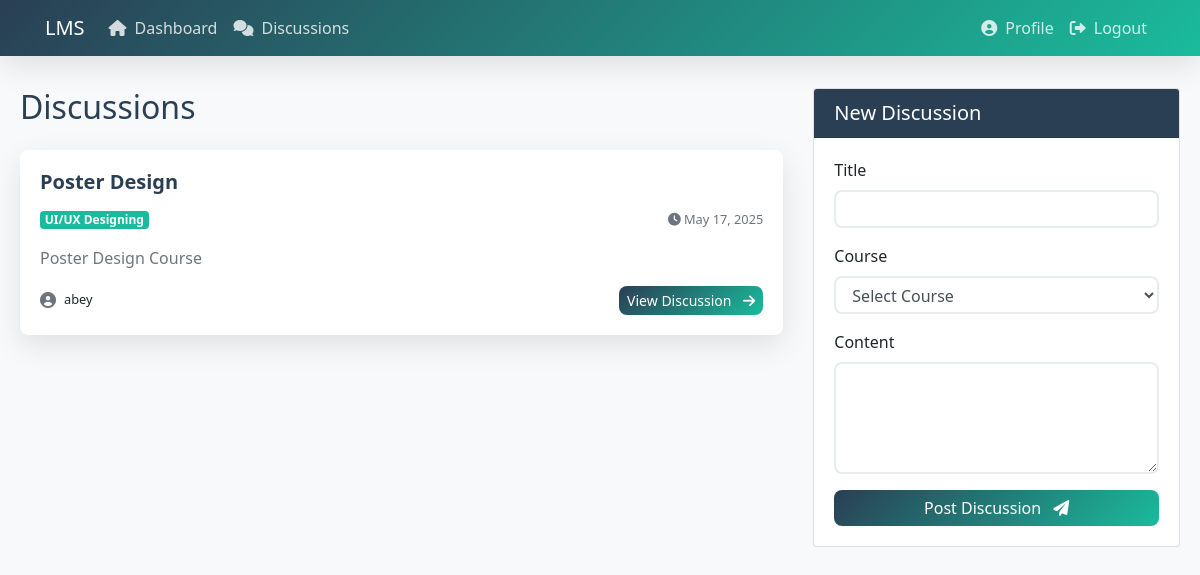
/discussions.php (signed in), run on the app's committed database.
### tables this page shows
CREATE TABLE IF NOT EXISTS `discussions` (
  `id` int NOT NULL AUTO_INCREMENT,
  `title` varchar(255) NOT NULL,
  `content` text NOT NULL,
  `author_id` int NOT NULL,
  `course_id` int NOT NULL,
  `created_at` timestamp NOT NULL DEFAULT CURRENT_TIMESTAMP,
  PRIMARY KEY (`id`),
  KEY `author_id` (`author_id`),
  KEY `course_id` (`course_id`)
);

CREATE TABLE IF NOT EXISTS `courses` (
  `course_id` int NOT NULL AUTO_INCREMENT,
  `title` varchar(150) NOT NULL,
  `description` text,
  `instructor_id` int NOT NULL,
  `created_at` timestamp NOT NULL DEFAULT CURRENT_TIMESTAMP,
  PRIMARY KEY (`course_id`),
  KEY `instructor_id` (`instructor_id`)
);

CREATE TABLE IF NOT EXISTS `users` (
  `user_id` int NOT NULL AUTO_INCREMENT,
  `username` varchar(50) NOT NULL,
  `email` varchar(100) NOT NULL,
  `password` varchar(255) NOT NULL,
  `role` enum('student','instructor','admin') NOT NULL DEFAULT 'student',
  `full_name` varchar(100) DEFAULT NULL,
  `created_at` timestamp NOT NULL DEFAULT CURRENT_TIMESTAMP,
  `reset_token` varchar(64) DEFAULT NULL,
  `reset_expires` datetime DEFAULT NULL,
  PRIMARY KEY (`user_id`),
  UNIQUE KEY `username` (`username`),
  UNIQUE KEY `email` (`email`)
);

### discussions.php (the view, shortened to what this page needs)
<?php
require_once "config/database.php";
$role    = $_SESSION["role"];
$sql = "SELECT d.*, u.username as author_name, c.title as course_title
        FROM discussions d
        JOIN users u ON d.author_id = u.user_id
        JOIN courses c ON d.course_id = c.course_id
        ORDER BY d.created_at DESC";
$discussions = [];
if($stmt = mysqli_prepare($conn, $sql)){
    if(mysqli_stmt_execute($stmt)){
        $result = mysqli_stmt_get_result($stmt);
        while($row = mysqli_fetch_assoc($result)){
            $discussions[] = $row;
        }
    }
}
?>
<!DOCTYPE html>
<html lang="en">
<head>
    <link rel="stylesheet" href="https://stackpath.bootstrapcdn.com/bootstrap/4.5.2/css/bootstrap.min.css">
    <link rel="stylesheet" href="https://cdnjs.cloudflare.com/ajax/libs/font-awesome/6.0.0/css/all.min.css">
</head>
<body>
    <nav class="navbar navbar-expand-lg navbar-dark">
        <div class="container">
            <a class="navbar-brand" href="#">LMS</a>
            <div class="collapse navbar-collapse" id="navbarNav">
                <ul class="navbar-nav mr-auto">
                    <li class="nav-item">
                        <a class="nav-link" href="index.php">
                            <i class="fas fa-home"></i>Dashboard
                        </a>
                    </li>
                    <li class="nav-item active">
                        <a class="nav-link" href="discussions.php">
                            <i class="fas fa-comments"></i>Discussions
                        </a>
                    </li>
                </ul>
                <ul class="navbar-nav">
                    <li class="nav-item">
                        <a class="nav-link" href="profile.php">
                            <i class="fas fa-user-circle"></i>Profile
                        </a>
                    </li>
                    <li class="nav-item">
                        <a class="nav-link" href="logout.php">
                            <i class="fas fa-sign-out-alt"></i>Logout
                        </a>
                    </li>
                </ul>
            </div>
        </div>
    </nav>
    <div class="wrapper">
        <div class="row">
            <div class="col-lg-8">
                <h2 class="mb-4" style="color: var(--primary-color);">Discussions</h2>
                <?php if(empty($discussions)): ?>
                    <div class="alert alert-info">No discussions available.</div>
                <?php else: ?>
                    <?php foreach($discussions as $discussion): ?>
                    <div class="discussion-card">
                        <div class="card-body">
                            <h5 class="card-title mb-3">
                                <a href="view_discussion.php?id=<?php echo $discussion['id']; ?>">
                                    <?php echo htmlspecialchars($discussion['title']); ?>
                                </a>
                            </h5>
                            <div class="d-flex justify-content-between align-items-center mb-3">
                                <div class="badge badge-primary" style="background: var(--secondary-color);">
                                    <?php echo htmlspecialchars($discussion['course_title']); ?>
                                </div>
                                <small class="text-muted">
                                    <i class="fas fa-clock"></i>
                                    <?php echo date('M d, Y', strtotime($discussion['created_at'])); ?>
                                </small>
                            </div>
                            <p class="card-text text-muted">
                                <?php $snippet = htmlspecialchars($discussion['content']);
                                      echo strlen($snippet) > 200 ? substr($snippet,0,200) . '...' : $snippet; ?>
                            </p>
                            <div class="d-flex justify-content-between align-items-center">
                                <div class="d-flex align-items-center">
                                    <i class="fas fa-user-circle text-secondary mr-2"></i>
                                    <small><?php echo htmlspecialchars($discussion['author_name']); ?></small>
                                </div>
                                <a href="view_discussion.php?id=<?php echo $discussion['id']; ?>"
                                   class="btn btn-primary btn-sm">
                                    View Discussion <i class="fas fa-arrow-right ml-2"></i>
                                </a>
                            </div>
                        </div>
                    </div>
                    <?php endforeach; ?>
                <?php endif; ?>
            </div>
            <?php if ($role === 'instructor'): ?>
            <div class="col-lg-4">
                <div class="card">
                    <div class="card-header" style="background: var(--primary-color); color: white;">
                        <h5 class="mb-0">New Discussion</h5>
                    </div>
                    <div class="card-body">
                        <form action="<?php echo htmlspecialchars($_SERVER['PHP_SELF']); ?>" method="post">
                            <div class="form-group">
                                <label>Title</label>
                                <input type="text" name="title" class="form-control" required>
                            </div>
                            <div class="form-group">
                                <label>Course</label>
                                <select name="course_id" class="form-control" required>
                                    <option value="">Select Course</option>
                                </select>
                            </div>
                            <div class="form-group">
                                <label>Content</label>
                                <textarea name="content" class="form-control" rows="4" required></textarea>
                            </div>
                            <button type="submit" class="btn btn-primary btn-block">
                                Post Discussion <i class="fas fa-paper-plane ml-2"></i>
                            </button>
                        </form>
                    </div>
                </div>
            </div>
            <?php endif; ?>
        </div>
    </div>
</body>
</html>

### discussions.php (style rules this page uses)
:root { --primary-color: #2A3F54; --secondary-color: #1ABB9C; --accent-color: #337AB7; --border-radius: 8px; --box-shadow: 0 10px 30px rgba(0,0,0,0.1); --transition: all 0.3s ease; }
body { font-family: 'Segoe UI', system-ui, -apple-system, sans-serif; background: #f8f9fa; }
.navbar { background: linear-gradient(135deg, var(--primary-color), var(--secondary-color)) !important; box-shadow: var(--box-shadow); }
.wrapper { max-width: 1200px; margin: 2rem auto; padding: 0 20px; }
.discussion-card { background: white; border: none; border-radius: var(--border-radius); box-shadow: var(--box-shadow); margin-bottom: 1.5rem; transition: var(--transition); }
.card-title a { color: var(--primary-color); text-decoration: none; font-weight: 600; }
.btn-primary { background: linear-gradient(135deg, var(--primary-color), var(--secondary-color)); border: none; border-radius: var(--border-radius); transition: var(--transition); }
.nav-link { color: rgba(255,255,255,0.8) !important; transition: var(--transition); display: flex; align-items: center; gap: 8px; }
.form-control { border: 2px solid #e9ecef; border-radius: var(--border-radius); transition: var(--transition); }

### data on the page
discussions: title "Poster Design", course.title "UI/UX Designing", created_at "May 17, 2025", content "Poster Design Course", author.username "abey"
